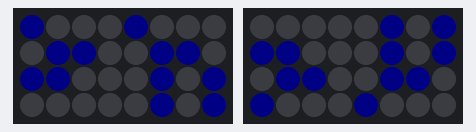
Recording of a sketch running on a simulated Arduino Uno, built with avr-gcc and run on an emulated ATmega328P. On the bench: 2 × 8×4 RGB LED matrix (first LED top left, wired row by row). Dim RGB values are drawn brighter than linear; random numbers use the default seed unless the sketch sets one.

Above: at 0.13 s.
At 5.44 s:
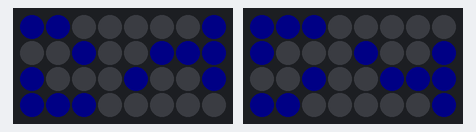
At 13.52 s:
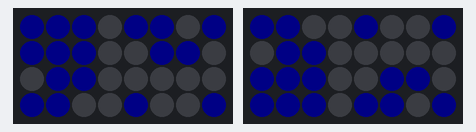
At 22.15 s:
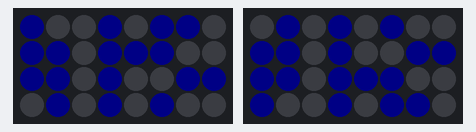
At 31.34 s:
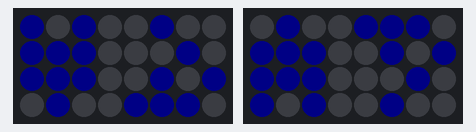
At 39.79 s:
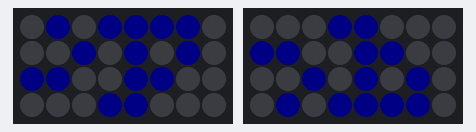

The sketch:

dma_matrix_test.ino
```cpp
// Adafruit_NeoMatrix example for single NeoPixel Shield.
// Scrolls 'Howdy' across the matrix in a portrait (vertical) orientation.

#include <Adafruit_GFX.h>
#include <Adafruit_NeoMatrix_ZeroDMA.h>

// NOTE: matrix shield must be REWIRED for a different pin.  By default it
// works with Arduino pin 6, but that pin is NOT COMPATIBLE with the
// NeoPixel_ZeroDMA library -- DMA NeoPixels work ONLY on SPECIFIC PINS.
// On Circuit Playground Express: 8, A2 and A7 (TX) are valid.
// On Feather M0, Arduino Zero, etc.: 5, 11, A5 and 23 (SPI MOSI).
// On GEMMA M0: pin 0.
#define MATRIX1_PIN 12
#define PIN MOSI
#define MATRIX_ROWS 4
#define MATRIX_COLUMNS 8

// MATRIX DECLARATION:
// Parameter 1 = width of NeoPixel matrix
// Parameter 2 = height of matrix
// Parameter 3 = pin number (most are valid)
// Parameter 4 = matrix layout flags, add together as needed:
//   NEO_MATRIX_TOP, NEO_MATRIX_BOTTOM, NEO_MATRIX_LEFT, NEO_MATRIX_RIGHT:
//     Position of the FIRST LED in the matrix; pick two, e.g.
//     NEO_MATRIX_TOP + NEO_MATRIX_LEFT for the top-left corner.
//   NEO_MATRIX_ROWS, NEO_MATRIX_COLUMNS: LEDs are arranged in horizontal
//     rows or in vertical columns, respectively; pick one or the other.
//   NEO_MATRIX_PROGRESSIVE, NEO_MATRIX_ZIGZAG: all rows/columns proceed
//     in the same order, or alternate lines reverse direction; pick one.
//   See example below for these values in action.
// Parameter 5 = pixel type flags, add together as needed:
//   NEO_KHZ800  800 KHz bitstream (most NeoPixel products w/WS2812 LEDs)
//   NEO_KHZ400  400 KHz (classic 'v1' (not v2) FLORA pixels, WS2811 drivers)
//   NEO_GRB     Pixels are wired for GRB bitstream (most NeoPixel products)
//   NEO_GRBW    Pixels are wired for GRBW bitstream (RGB+W NeoPixel products)
//   NEO_RGB     Pixels are wired for RGB bitstream (v1 FLORA pixels, not v2)


// Example for NeoPixel Shield.  In this application we'd like to use it
// as a 5x8 tall matrix, with the USB port positioned at the top of the
// Arduino.  When held that way, the first pixel is at the top right, and
// lines are arranged in columns, progressive order.  The shield uses
// 800 KHz (v2) pixels that expect GRB color data.
Adafruit_NeoMatrix_ZeroDMA matrix1(MATRIX_ROWS, MATRIX_COLUMNS, MATRIX1_PIN,
  NEO_MATRIX_COLUMNS + NEO_MATRIX_PROGRESSIVE,
  NEO_GRB);

Adafruit_NeoMatrix_ZeroDMA matrix(MATRIX_ROWS, MATRIX_COLUMNS, PIN,
  NEO_MATRIX_TOP     + NEO_MATRIX_RIGHT +
  NEO_MATRIX_COLUMNS + NEO_MATRIX_PROGRESSIVE,
  NEO_GRB);

const uint16_t colors[] = {
  matrix.Color(255, 0, 0), matrix.Color(0, 255, 0), matrix.Color(0, 0, 255), matrix.Color(0, 0, 0) };

void setup() {
  randomSeed(analogRead(0));
  matrix1.begin();
  matrix.begin();
  matrix1.setTextWrap(false);
  matrix.setTextWrap(false);
  matrix1.setTextColor(colors[0]);
  matrix.setTextColor(colors[0]);
  matrix1.setBrightness(8);
  matrix.setBrightness(8);

}

int x    = matrix.width();
int pass = 0;
bool print_text = false;
int global_color = 0xFF;

void loop() {
  matrix1.fillScreen(0);
  matrix.fillScreen(0);
  matrix1.setCursor(x, 0);
  matrix.setCursor(x, 0);

  if(print_text) {
    matrix.print(F("Howdy"));
    if(--x < -36) {
      x = matrix.width();
      if(++pass >= 3) pass = 0;
      matrix.setTextColor(colors[pass]);
    }
    matrix.show();
    delay(100);
  }
  else {

    for(int x=0; x < MATRIX_COLUMNS; x++) {
      for(int y=0; y < MATRIX_ROWS; y++) {
        int16_t randColor = 0; // default to off
        int randOn = random(0, 10);
        if(randOn < 5) {
          randColor = global_color;
        }
        matrix1.drawPixel(y,x, randColor);
        matrix.drawPixel(y,x, randColor);
      }
    }
    matrix1.show();
    matrix.show();
    int rand_delay = random(50, 300);
    delay(rand_delay);
  }
}
```
